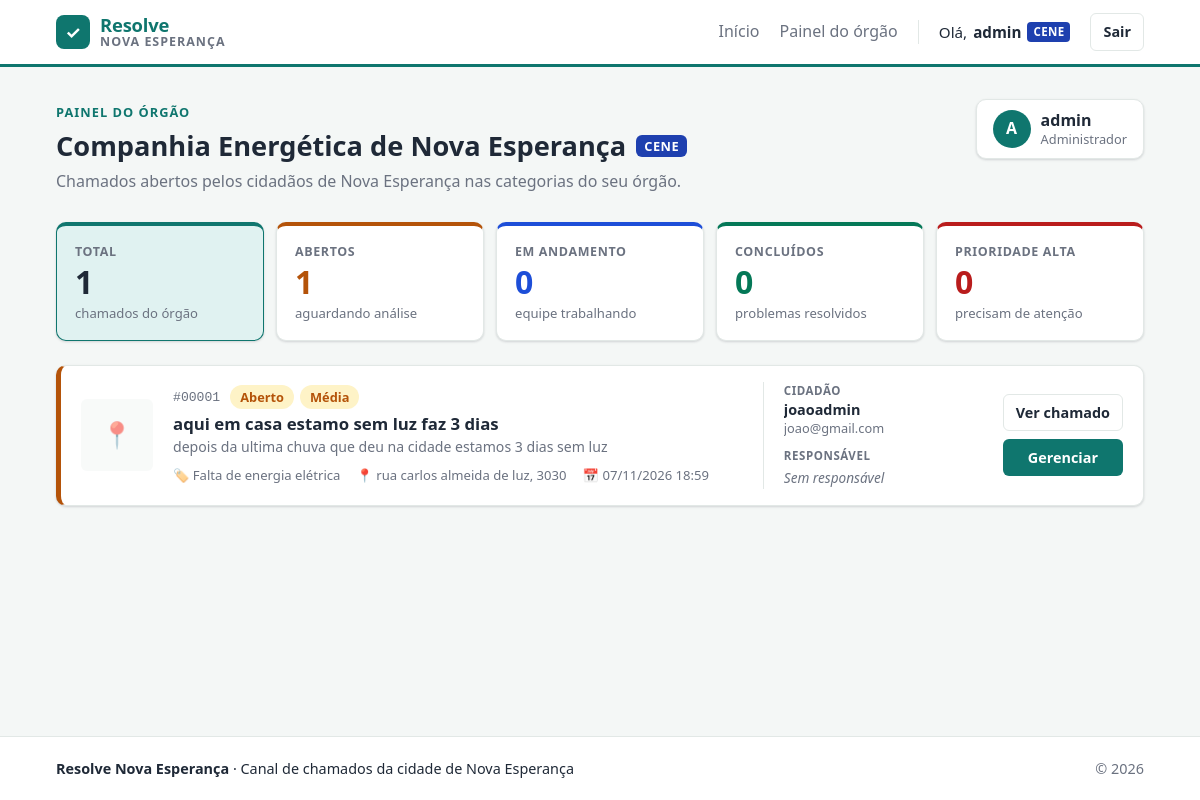
The page /adm_chamados/ (signed in) on the database its author committed.
### users/models.py (models this page shows, shortened)
class Perfil(models.Model):
    usuario = models.OneToOneField(User, on_delete=models.CASCADE)
    tipo_usuario = models.CharField(max_length=20, choices=[('Cidadao', 'Cidadão'), ('Administrador', 'Administrador')], default='Cidadao')
    orgao = models.ForeignKey(Orgao, on_delete=models.CASCADE, null=True, blank=True)

### sistema/models.py (models this page shows, shortened)
class Orgao(models.Model):
    nome = models.CharField(max_length=100)
    email = models.EmailField()
    sigla = models.CharField(max_length=10)

class Chamado(models.Model):
    class Prioridade(models.TextChoices):
        BAIXA = 'Baixa', 'Baixa'
        MEDIA = 'Média', 'Média'
        ALTA = 'Alta', 'Alta'
    cidadao = models.ForeignKey(User, on_delete=models.CASCADE)
    titulo = models.CharField(max_length=100)
    descricao = models.TextField()
    categoria = models.ForeignKey(Categoria, on_delete=models.CASCADE, related_name='chamados')
    prioridade = models.CharField(max_length=10, choices=Prioridade.choices, default=Prioridade.MEDIA)
    data_criacao = models.DateTimeField(auto_now_add=True)
    endereco = models.CharField(max_length=200)
    foto = models.ImageField(upload_to='fotos_chamados/', blank=True, null=True)
    status = models.CharField(max_length=20, choices=[('Aberto', 'Aberto'), ('Em andamento', 'Em andamento'), ('Concluído', 'Concluído')], default='Aberto')
    class Meta:
        ordering = ['-data_criacao']

class Categoria(models.Model):
    nome = models.CharField(max_length=100)
    orgao = models.ForeignKey(
        Orgao, on_delete=models.CASCADE, related_name='categorias')

### sistema/views.py (the view)
# urls.py: path('adm_chamados/', AdmChamadoView.as_view(), name='adm_chamados'),
class AdmChamadoView(VerificarAdm, ListView):
    form_class = AdmChamadoForm
    login_url = 'login'
    context_object_name = 'adm_chamados'
    template_name = 'adm_dashboard.html'
    model = AdministrarChamado
    def get_queryset(self):
        orgao = self.request.user.perfil.orgao
        return Chamado.objects.filter(categoria__orgao=orgao)

### sistema/views.py (called while the page is built)
    def test_func(self):
        perfil = getattr(self.request.user, 'perfil', None)
        return perfil is not None and perfil.tipo_usuario == 'Administrador'

### sistema/templates/adm_dashboard.html (shortened to what this page needs)
{% extends 'base.html' %}
{% load static %}
{% block extra_css %}
    <link rel="stylesheet" href="{% static 'css/adm_dashboard.css' %}">
{% endblock %}
{% block content %}
{% with orgao=user.perfil.orgao %}
<div class="painel-topo">
    <div>
        <span class="painel-topo__eyebrow">Painel do órgão</span>
        <h1>
            {{ orgao.nome|default:"Órgão não definido" }}
            {% if orgao.sigla %}<span class="painel-topo__sigla">{{ orgao.sigla }}</span>{% endif %}
        </h1>
        <p class="painel-topo__sub">
            Chamados abertos pelos cidadãos de Nova Esperança nas categorias do seu órgão.
        </p>
    </div>
    <div class="painel-topo__user">
        <span class="painel-topo__avatar" aria-hidden="true">{{ user.username|first|upper }}</span>
        <div>
            <strong>{{ user.get_full_name|default:user.username }}</strong>
            <small>Administrador</small>
        </div>
    </div>
</div>
{% if not orgao %}
    <div class="alert alert--warning">
        Seu perfil ainda não está ligado a nenhum órgão. Peça a um administrador do sistema
        para definir o órgão no seu perfil para ver os chamados.
    </div>
{% elif adm_chamados %}
    {% regroup adm_chamados|dictsort:"status" by status as por_status %}
    {% regroup adm_chamados|dictsort:"prioridade" by prioridade as por_prioridade %}
    <div class="filtro">
        <div class="indicadores">
            <label for="f-todos" class="indicador">
                <span class="indicador__rotulo">Total</span>
                <span class="indicador__numero">{{ adm_chamados|length }}</span>
                <span class="indicador__desc">chamados do órgão</span>
            </label>
            <label for="f-aberto" class="indicador indicador--aberto">
                <span class="indicador__rotulo">Abertos</span>
                <span class="indicador__numero">{% for g in por_status %}{% if g.grouper == 'Aberto' %}{{ g.list|length }}{% endif %}{% endfor %}</span>
                <span class="indicador__desc">aguardando análise</span>
            </label>
            <label for="f-em-andamento" class="indicador indicador--em-andamento">
                <span class="indicador__rotulo">Em andamento</span>
                <span class="indicador__numero">{% for g in por_status %}{% if g.grouper == 'Em andamento' %}{{ g.list|length }}{% endif %}{% endfor %}</span>
                <span class="indicador__desc">equipe trabalhando</span>
            </label>
            <label for="f-concluido" class="indicador indicador--concluido">
                <span class="indicador__rotulo">Concluídos</span>
                <span class="indicador__numero">{% for g in por_status %}{% if g.grouper == 'Concluído' %}{{ g.list|length }}{% endif %}{% endfor %}</span>
                <span class="indicador__desc">problemas resolvidos</span>
            </label>
            <label for="f-alta" class="indicador indicador--alta">
                <span class="indicador__rotulo">Prioridade alta</span>
                <span class="indicador__numero">{% for g in por_prioridade %}{% if g.grouper == 'Alta' %}{{ g.list|length }}{% endif %}{% endfor %}</span>
                <span class="indicador__desc">precisam de atenção</span>
            </label>
        </div>
        <div class="tabela-chamados lista-adm">
            {% for chamado in adm_chamados %}
                {% with ultima=chamado.administracao.first %}
                <article class="linha linha--{{ chamado.status|slugify }} linha--prioridade-{{ chamado.prioridade|slugify }}">
                    {% if chamado.foto %}
                        <a href="{{ chamado.foto.url }}" target="_blank" class="linha__foto">
                            <img src="{{ chamado.foto.url }}" alt="Foto do chamado" loading="lazy">
                        </a>
                    {% else %}
                        <span class="linha__foto linha__foto--vazia" aria-hidden="true">📍</span>
                    {% endif %}
                    <div class="linha__info">
                        <div class="linha__topo">
                            <span class="linha__protocolo">#{{ chamado.pk|stringformat:"05d" }}</span>
                            <span class="badge badge--{{ chamado.status|slugify }}">{{ chamado.get_status_display }}</span>
                            <span class="badge badge--{{ chamado.prioridade|slugify }}">{{ chamado.get_prioridade_display }}</span>
                        </div>
                        <h3 class="linha__titulo">{{ chamado.titulo }}</h3>
                        <p class="linha__desc">{{ chamado.descricao|truncatechars:110 }}</p>
                        <ul class="linha__meta">
                            <li>🏷️ {{ chamado.categoria.nome }}</li>
                            <li>📍 {{ chamado.endereco|truncatechars:50 }}</li>
                            <li>📅 {{ chamado.data_criacao|date:"d/m/Y H:i" }}</li>
                        </ul>
                    </div>
                    <dl class="linha__pessoas">
                        <div>
                            <dt>Cidadão</dt>
                            <dd>
                                <strong>{{ chamado.cidadao.get_full_name|default:chamado.cidadao.username }}</strong>
                                {% if chamado.cidadao.email %}<small>{{ chamado.cidadao.email }}</small>{% endif %}
                            </dd>
                        </div>
                        <div>
                            <dt>Responsável</dt>
                            <dd>
                                {% if ultima %}
                                    <strong>{{ ultima.usuario.username }}</strong>
                                    <small>desde {{ ultima.data_atualizacao|date:"d/m H:i" }}</small>
                                {% else %}
                                    <span class="sem-responsavel">Sem responsável</span>
                                {% endif %}
                            </dd>
                        </div>
                    </dl>
                    <div class="linha__acoes">
                        <a href="{% url 'ver_chamado' chamado.pk %}" class="btn btn--ghost btn--sm">Ver chamado</a>
                        <a href="{% url 'gerenciar_chamado' chamado.pk %}" class="btn btn--sm">Gerenciar</a>
                    </div>
                </article>
                {% endwith %}
            {% endfor %}
        </div>
    </div>
{% else %}
    <div class="card painel-vazio">
        <span class="painel-vazio__icone" aria-hidden="true">🎉</span>
        <h2>Nenhum chamado por aqui</h2>
        <p>Ainda não há chamados nas categorias de {{ orgao.nome }}. Quando um cidadão abrir um, ele aparece nesta lista.</p>
    </div>
{% endif %}
{% endwith %}
{% endblock %}

### sistema/templates/base.html (shortened to what this page needs)
{% load static %}
<!DOCTYPE html>
<html lang="pt-br">
<head>
    <link rel="stylesheet" href="{% static 'css/base.css' %}">
    {% block extra_css %}{% endblock %}
</head>
<body>
    <header class="topbar">
        <div class="container topbar__inner">
            <a class="brand" href="{{ home_url|default:'/' }}">
                <span class="brand__icon" aria-hidden="true">✓</span>
                <span class="brand__text">
                    <span class="brand__resolve">Resolve</span>
                    <span class="brand__cidade">Nova Esperança</span>
                </span>
            </a>
            <nav class="nav">
                <a href="{{ home_url|default:'/' }}" class="nav__link">Início</a>
                {% if user.is_authenticated %}
                    {% if user.perfil.tipo_usuario == 'Administrador' %}
                        <a href="{% url 'adm_chamados' %}" class="nav__link">Painel do órgão</a>
                    {% else %}
                        <a href="{% url 'chamados' %}" class="nav__link">Meus chamados</a>
                    {% endif %}
                    <span class="nav__user">
                        Olá, <strong>{{ user.first_name|default:user.username }}</strong>
                        {% if user.perfil.tipo_usuario == 'Administrador' %}
                            <span class="tag tag--adm">{{ user.perfil.orgao.sigla|default:'ADM' }}</span>
                        {% endif %}
                    </span>
                    <form method="post" action="{% url 'logout' %}" class="nav__logout">
                        <button type="submit" class="btn btn--ghost btn--sm">Sair</button>
                    </form>
                {% else %}
                    <a href="{% url 'login' %}" class="nav__link">Entrar</a>
                    <a href="{% url 'register' %}" class="btn btn--primary btn--sm">Criar conta</a>
                {% endif %}
            </nav>
        </div>
    </header>
    <main class="container main">
        {% block content %}{% endblock %}
    </main>
    <footer class="footer">
        <div class="container footer__inner">
            <span><strong>Resolve Nova Esperança</strong> · Canal de chamados da cidade de Nova Esperança</span>
            <span class="footer__muted">© {% now "Y" %}</span>
        </div>
    </footer>
</body>
</html>

### sistema/static/css/base.css (style rules this page uses)
:root { --cor-primaria: #0f766e; --cor-primaria-escura: #0b5d57; --cor-primaria-clara: #e0f2f1; --cor-secundaria: #1e40af; --cor-texto: #1f2937; --cor-texto-suave: #6b7280; --cor-fundo: #f4f7f6; --cor-superficie: #ffffff; --cor-borda: #e2e8e6; --cor-aberto: #b45309; --cor-aberto-bg: #fef3c7; --cor-andamento: #1d4ed8; --cor-andamento-bg: #dbeafe; --cor-concluido: #047857; --cor-concluido-bg: #d1fae5; --cor-baixa: #4b5563; --cor-baixa-bg: #f3f4f6; --cor-media: #b45309; --cor-media-bg: #fef3c7; --cor-alta: #b91c1c; --cor-alta-bg: #fee2e2; --raio: 10px; --raio-sm: 6px; --sombra: 0 1px 2px rgba(16, 24, 40, .06), 0 1px 3px rgba(16, 24, 40, .1); --sombra-lg: 0 10px 25px -5px rgba(16, 24, 40, .12); --fonte: system-ui, -apple-system, "Segoe UI", Roboto, "Helvetica Neue", Arial, sans-serif; --largura-max: 1120px; }
*, *::before, *::after { box-sizing: border-box; }
html, body { margin: 0; padding: 0; }
body { font-family: var(--fonte); font-size: 16px; line-height: 1.6; color: var(--cor-texto); background: var(--cor-fundo); min-height: 100vh; display: flex; flex-direction: column; }
a { color: var(--cor-primaria); text-decoration: none; }
h1, h2, h3, h4 { line-height: 1.25; margin: 0 0 .5em; }
p { margin: 0 0 1em; }
.container { width: 100%; max-width: var(--largura-max); margin: 0 auto; padding: 0 16px; }
.main { flex: 1; padding-top: 32px; padding-bottom: 48px; }
.topbar { background: var(--cor-superficie); border-bottom: 3px solid var(--cor-primaria); position: sticky; top: 0; z-index: 10; }
.topbar__inner { display: flex; align-items: center; justify-content: space-between; min-height: 64px; flex-wrap: wrap; }
.brand { display: flex; align-items: center; gap: 10px; color: var(--cor-texto); }
.brand__icon { display: inline-flex; align-items: center; justify-content: center; width: 34px; height: 34px; border-radius: 8px; background: var(--cor-primaria); color: #fff; font-weight: 700; font-size: 1.1rem; }
.brand__text { display: flex; flex-direction: column; line-height: 1.1; }
.brand__resolve { font-size: 1.15rem; font-weight: 800; color: var(--cor-primaria); letter-spacing: -.01em; }
.brand__cidade { font-size: .78rem; font-weight: 600; color: var(--cor-texto-suave); text-transform: uppercase; letter-spacing: .08em; }
.nav { display: flex; align-items: center; gap: 20px; }
.nav__link { color: var(--cor-texto-suave); font-weight: 500; }
.nav__user { display: flex; align-items: center; gap: 6px; font-size: .95rem; padding-left: 20px; border-left: 1px solid var(--cor-borda); }
.nav__logout { margin: 0; }
.btn, button, input[type="submit"] { display: inline-flex; align-items: center; justify-content: center; gap: 6px; font: inherit; font-weight: 600; padding: 10px 18px; border-radius: var(--raio-sm); border: 1px solid transparent; cursor: pointer; transition: background .15s, border-color .15s, color .15s; text-decoration: none; background: var(--cor-primaria); color: #fff; }
.btn--ghost { background: transparent; color: var(--cor-texto); border-color: var(--cor-borda); }
.btn--sm { padding: 6px 12px; font-size: .9rem; }
label { display: block; font-weight: 600; font-size: .92rem; margin-bottom: 6px; }
.badge { display: inline-block; padding: 2px 10px; border-radius: 999px; font-size: .8rem; font-weight: 600; white-space: nowrap; }
.badge--aberto { color: var(--cor-aberto); background: var(--cor-aberto-bg); }
.badge--media { color: var(--cor-media); background: var(--cor-media-bg); }
.tag { font-size: .72rem; font-weight: 700; padding: 1px 6px; border-radius: 4px; letter-spacing: .03em; }
.tag--adm { background: var(--cor-secundaria); color: #fff; }
.footer { background: var(--cor-superficie); border-top: 1px solid var(--cor-borda); font-size: .9rem; }
.footer__inner { display: flex; justify-content: space-between; gap: 12px; flex-wrap: wrap; padding-top: 20px; padding-bottom: 20px; }
.footer__muted { color: var(--cor-texto-suave); }

### rows shown on the page
Orgao: nome "Companhia Energética de Nova Esperança", sigla "CENE"
Chamado: pk "00001", status "Aberto", prioridade "Média", titulo "aqui em casa estamo sem luz faz 3 dias", descricao "depois da ultima chuva que deu na cidade estamos 3 dias sem luz", categoria.nome "Falta de energia elétrica", endereco "rua carlos almeida de luz, 3030", data_criacao "07/11/2026 18:59", cidadao.get_full_name "joaoadmin", cidadao.email "joao@gmail.com"

### other values the page prints
{{ user.first_name|default:user.username }} "admin"
{{ user.perfil.orgao.sigla|default:'ADM' }} "CENE"
{{ user.username|first|upper }} "A"
{{ user.get_full_name|default:user.username }} "admin"
{{ adm_chamados|length }} "1"
{{ g.list|length }} "1"
